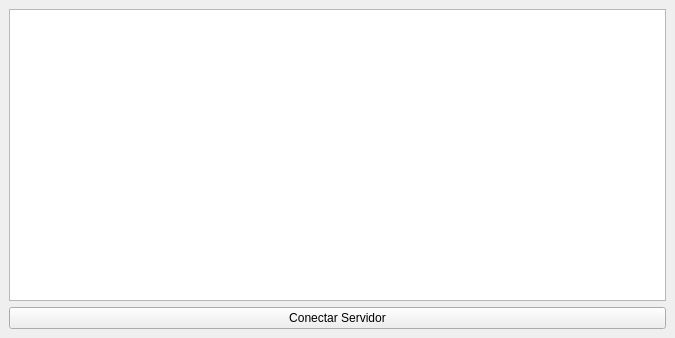
<?xml version="1.0" encoding="UTF-8"?>
<ui version="4.0">
 <class>ClientWindow</class>
 <widget class="QMainWindow" name="ClientWindow">
  <property name="geometry">
   <rect>
    <x>0</x>
    <y>0</y>
    <width>675</width>
    <height>338</height>
   </rect>
  </property>
  <widget class="QWidget" name="centralwidget">
   <layout class="QVBoxLayout" name="verticalLayout">
    <item>
     <widget class="QTextEdit" name="operationLogTextEdit"/>
    </item>
    <item>
     <widget class="QPushButton" name="startButton">
      <property name="text">
       <string>Conectar Servidor</string>
      </property>
     </widget>
    </item>
   </layout>
  </widget>
 </widget>
 <resources/>
 <connections/>
</ui>
